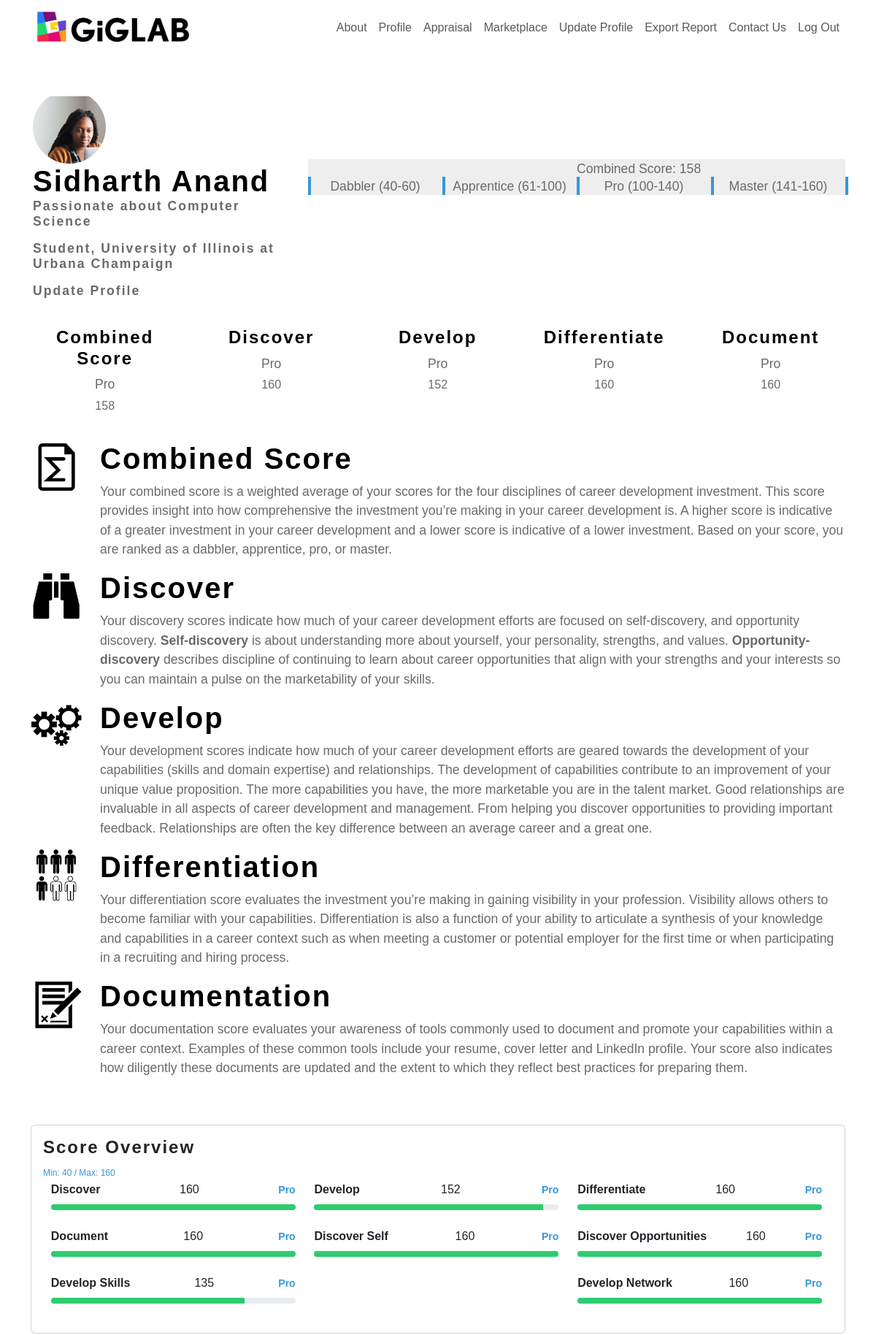
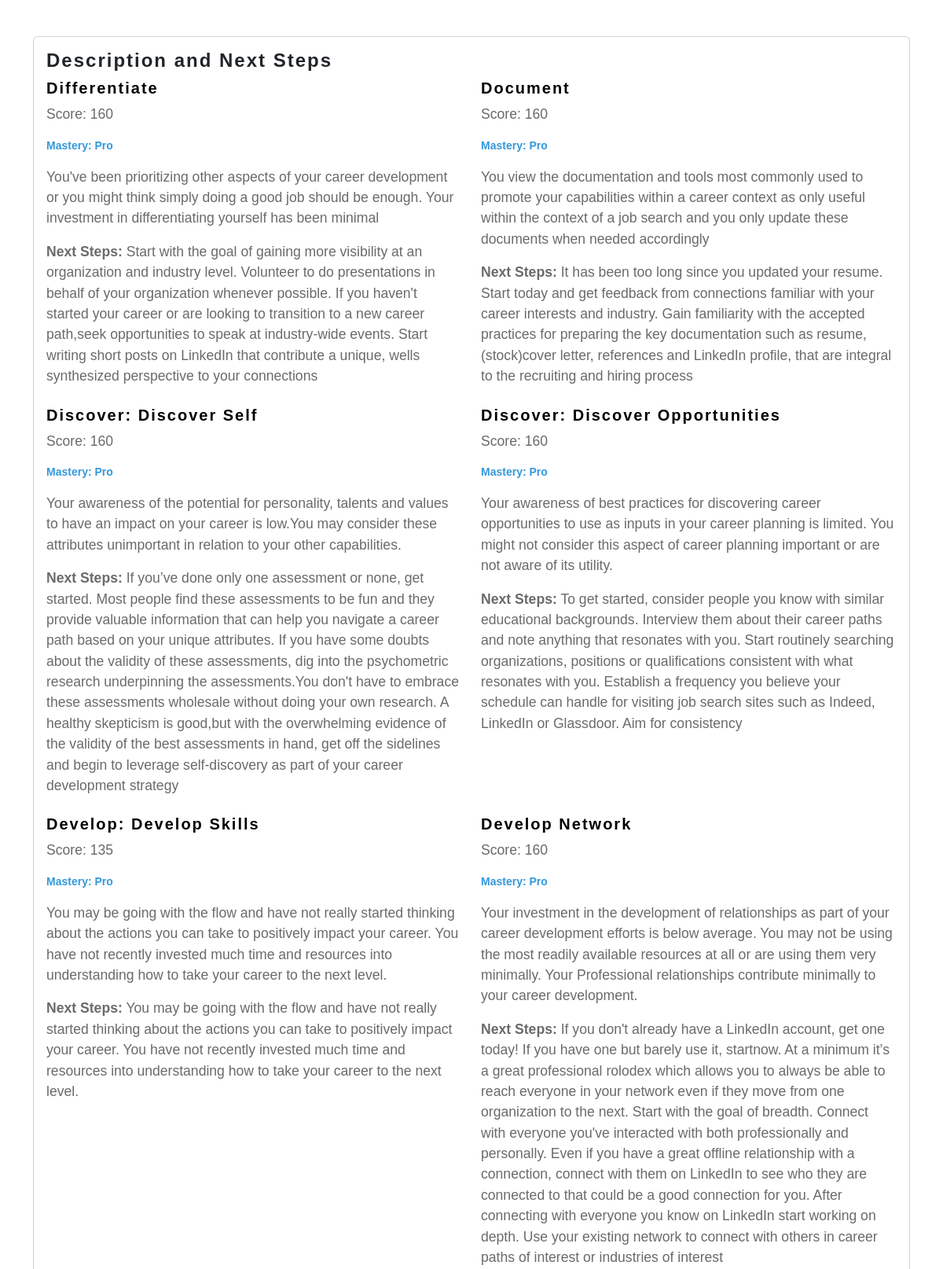
The app's page /profile (signed in, upper part) with its own data (2 pictures, top to bottom).
### main.py (models this page shows, shortened)
class User(db.Model):
    id = db.Column(db.Integer, primary_key=True)
    username = db.Column(db.String(50), unique=True)
    password = db.Column(db.String(50))
    response = db.Column(db.JSON)
    score = db.Column(db.JSON)
    profile_picture = db.Column(db.String(255))
    name = db.Column(db.String(50))
    description = db.Column(db.String(255))
    role = db.Column(db.String(50))
    affiliation = db.Column(db.String(50))

### main.py (the view)
@app.route('/profile')
@login_required
def profile():
    user = User.query.filter_by(username=session['username']).first()
    return render_template('profile.html', user=user, results=user.score)

### main.py (called while the page is built)
@app.teardown_appcontext
def teardown_appcontext(exception=None):
    db.session.remove()

def login_required(f):
    @wraps(f)
    def decorated_function(*args, **kwargs):
        if 'user_id' not in session:
            flash('You need to login first.', 'danger')
            return redirect(url_for('login'))
        return f(*args, **kwargs)
    return decorated_function

### templates/profile.html (shortened to what this page needs)
{% extends "base.html" %}
{% block content %}
{% if results['Combined Score'] %}
<head>
</head>
<body>
    <div id="report-content">
    <section>
    <div class="container mt-5">
        <div class="row equal-heigh">
            <div class="col-md-4">
                <div class="profile-picture">
                    <img id="profile-picture-preview" src="static/uploads/{{ user.profile_picture }}"
                        alt="Profile Picture">
                </div>
                <div class="profile-details">
                    <h1>{{ user.name }}
                    <p>{{ user.description }}</p>
                    <p>{{ user.role}}, {{ user.affiliation }}</p>
                    <p><a class="nav-link" href="{{ url_for('profile_update') }}">Update Profile</a></p></h1>
                </div>
            </div>
            <div class="col-md-8" style="margin-top: 5%;">
                <div class="progress-bar-info">
                    <div class="percentage-text" style="left: 50%;"><p>Combined Score: {{ results['Combined Score']['assessment score'] }}</p></div>
                </div>
                <div class="progress-bar-info2">
                    <div class="ticker" style="left: 0%;"></div>
                    <div class="ticker" style="left: 25%;"></div>
                    <div class="ticker" style="left: 50%;"></div>
                    <div class="ticker" style="left: 75%;"></div>
                    <div class="ticker" style="left: 100%;"></div>
                    <div class="label" style="left: 0%;"><p>Dabbler (40-60)</p></div>
                    <div class="label" style="left: 25%;"><p>Apprentice (61-100)</p></div>
                    <div class="label" style="left: 50%;"><p>Pro (100-140)</p></div>
                    <div class="label" style="left: 75%;"><p>Master (141-160)</p></div>
                </div>
            </div>
        </div>
        <div class="row score-row">
            {% for key, value in results.items() %}
                {% if key in ['Combined Score', 'Discover', 'Develop', 'Differentiate', 'Document'] %}
                    <div class="col-sm auto" style="padding-left: 1%;">
                        <div class="align-items-center text-center justify-content-between">
                            <h1>{{ key }}</strong></h1>
                            <p>{{ value['classification'] }}</p>
                        </div>
                        <div class="pie-container">
                            <p class="pie-number">{{ value['assessment score'] }}</p>
                        </div>
                    </div>
                {% endif %}
            {% endfor %}
        </div>
</div>
    </section>
    <section>
        <div class="container mt-5">
            <div class="row">
                <div class="col-md-1 auto">
                    <img src="static/images/combinedicon.png" alt="Combined" width="100%" height="auto">
                </div>
                <div class="col-lg augo">
                    <h1>Combined Score</h1>
                    <p>Your combined score is a weighted average of your scores for the four disciplines of career development investment. This score provides insight into how comprehensive the investment you’re making in your career development is. A higher score is indicative of a greater investment in your career development and a lower score is indicative of a lower investment. Based on your score, you are ranked as a dabbler, apprentice, pro, or master. </p>
                </div>
            </div>
            <div class="row">
                <div class="col-md-1 auto">
                    <img src="static/images/discovericon.png" alt="discover" width="100%" height="auto">
                </div>
                <div class="col-lg augo">
                    <h1>Discover</h1>
                    <p>Your discovery scores indicate how much of your career development efforts are focused on self-discovery, and opportunity discovery. <strong>Self-discovery</strong> is about understanding more about yourself, your personality, strengths, and values. <strong>Opportunity-discovery</strong> describes discipline of continuing to learn about career opportunities that align with your strengths and your interests so you can maintain a pulse on the marketability of your skills.</p>
                </div>
            </div>
            <div class="row">
                <div class="col-md-1 auto">
                    <img src="static/images/developicon.png" alt="develop" width="100%" height="auto">
                </div>
                <div class="col-lg augo">
                    <h1>Develop</h1>
                    <p>Your development scores indicate how much of your career development efforts are geared towards the development of your capabilities (skills and domain expertise) and relationships. The development of capabilities contribute to an improvement of your unique value proposition. The more capabilities you have, the more marketable you are in the talent market. Good relationships are invaluable in all aspects of career development and management. From helping you discover opportunities to providing important feedback. Relationships are often the key difference between an average career and a great one.</p>
                </div>
            </div>
            <div class="row">
                <div class="col-md-1 auto">
                    <img src="static/images/differentiationicon.png" alt="Combined" width="100%" height="auto">
                </div>
                <div class="col-lg augo">
                    <h1>Differentiation</h1>
                    <p>Your differentiation score evaluates the investment you’re making in gaining visibility in your profession. Visibility allows others to become familiar with your capabilities. Differentiation is also a function of your ability to articulate a synthesis of your knowledge and capabilities in a career context such as when meeting a customer or potential employer for the first time or when participating in a recruiting and hiring process. </p>
                </div>
            </div>
            <div class="row">
                <div class="col-md-1 auto">
                    <img src="static/images/documentationicon.png" alt="Combined" width="100%" height="auto">
                </div>
                <div class="col-lg augo">
                    <h1>Documentation</h1>
                    <p>Your documentation score evaluates your awareness of tools commonly used to document and promote your capabilities within a career context. Examples of these common tools include your resume, cover letter and LinkedIn profile. Your score also indicates how diligently these documents are updated and the extent to which they reflect best practices for preparing them.</p>
                </div>
            </div>
        </div>
    </section>
    <div class="container mt-5">
        <div class="row">
            <div class="col-md-12">
                <div class="card profile-card">
                    <div class="card-body">
                        <div>
                            <h4 class="card-title">Score Overview</h4>
                            <span class="category-min-max">Min: 40 / Max: 160</span>
                        </div>
                        <div class="d-flex flex-wrap justify-content-between">
                            {% for key, value in results.items() %}
                            {% if key not in ['Combined Score'] %}
                            <div class="col-md-4 mb-4" style="padding-left: 1%;">
                                <div class="d-flex align-items-center justify-content-between">
                                    <strong>{{ key }}</strong> {{ value['assessment score'] }}
                                    <span class="mastery">{{ value['classification'] }}</span>
                                </div>
                                <div class="progress mt-2">
                                    <div class="progress-bar" role="progressbar"
                                        style="width: {{ value['percentage'] }}%;"
                                        aria-valuenow="{{ value['percentage'] }}" aria-valuemin="0" aria-valuemax="100">
                                    </div>
                                </div>
                            </div>
                            {% endif %}
                            {% endfor %}
                        </div>
                    </div>
                </div>
            </div>
        </div>
        </div>
        <div class="container mt-5">
        <div class="row">
            <div class="col-md-12">
                <div class="card profile-card">
                    <div class="card-body">
                        <h4 class="card-title">Description and Next Steps</h4>
                        <div class="row">
                            {% for key, value in results.items() %}
                            {% if key not in ['Combined Score', 'Develop', 'Discover'] %}
                            <div class="col-md-6">
                                <div class="mb-4">
                                    {% if key in ['Discover Self', 'Discover Opportunities', 'Develop Skills', 'Develop
                                    Relationships'] %}
                                    <h5>{{key.split(' ')[0]}}: {{ key }}</h5>
                                    {% else %}
                                    <h5>{{ key }}</h5>
                                    {% endif %}
                                    <p>Score: {{ value['assessment score'] }}</p>
                                    <p class="mastery">Mastery: {{ value['classification'] }}</p>
                                    <p>{{ value['description'] }}</p>
                                    <p class="next-steps"><strong>Next Steps:</strong> {{ value['next steps'] }}</p>
                                </div>
                            </div>
                            {% endif %}
                            {% endfor %}
                        </div>
                    </div>
                </div>
            </div>
        </div>
    </div>
</div>
    {% else %}
        please take the survey first
    {% endif %}
</body>
{% endblock %}

### templates/base.html (shortened to what this page needs)
<!DOCTYPE html>
<html lang="en">
<head>
    <link href="https://cdn.jsdelivr.net/npm/bootstrap@5.3.0/dist/css/bootstrap.min.css" rel="stylesheet"
>
        <link rel="stylesheet" href="https://cdn.jsdelivr.net/gh/AngeloFaella/CircularProgressBar@1.0/circularProgressBar.css">
</head>
<body>
    <section>
        <nav class="navbar navbar-expand-lg navbar-light bg-white">
            <div class="container">
                <a class="navbar-brand" href="/">
                    <div class="d-flex align-items-center">
                        <img src="/static/images/logo.jpg" alt="GigLabs Logo" width="100%" height="50" class="me-2">
                    </div>
                </a>
                <div class="collapse navbar-collapse justify-content-end" id="navbarNav">
                    <ul class="navbar-nav">
                        {% if 'username' not in session %}
                        <li class="nav-item">
                            <a class="nav-link" href="/about">About</a>
                        </li>
                        <li class="nav-item">
                            <a class="nav-link" href="/#contact">Contact Us</a>
                        </li>
                        <li class="nav-item">
                            <a class="nav-link" href="/login">Log In</a>
                        </li>
                        <li class="nav-item">
                            <a class="nav-link" href="/signup">Sign Up</a>
                        </li>
                        {% else %}
                        <li class="nav-item">
                            <a class="nav-link" href="/about">About</a>
                        </li>
                        <li class="nav-item">
                            <a class="nav-link" href="/profile">Profile</a>
                        </li>
                        <li class="nav-item">
                            <a class="nav-link" href="/survey">Appraisal</a>
                        </li>
                        <li class="nav-item">
                            <a class="nav-link" href="/marketplace">Marketplace</a>
                        </li>
                        {% if request.endpoint == 'profile' %}
                        <li class="nav-item">
                            <a class="nav-link" href="/profile/update">Update Profile</a>
                        </li>
                        <li class="nav-item">
                            <a href="/profile" class="nav-link" id="download-button">Export Report</a></li>
                        {% endif %}
                        <li class="nav-item">
                            <a class="nav-link" href="/#contact">Contact Us</a>
                        </li>
                        <li class="nav-item">
                            <a class="nav-link" href="/logout">Log Out</a>
                        </li>
                        {% endif %}
                    </ul>
                </div>
            </div>
        </nav>
    </section>
<section>
        {% block content %}{% endblock %}
</section>
</body>
</html>

### templates/base.html (style rules this page uses)
* { font-family: 'Montserrat', sans-serif; }
h1, h2, h3, h4, h5, h6 { font-family: 'Montserrat', sans-serif; letter-spacing: 2px; color: #000000; }
p { font-family: 'Montserrat', sans-serif; color: #6a6a6a; font-size: 1.1rem; }
a { font-family: 'Montserrat', sans-serif; }

### templates/profile.html (style rules this page uses)
:root { --highlight-blue: #3498db; --highlight-green: #2ecc71; --line-color: #3498db; }
h1, h2, h3, h4, h5, h6 { font-family: 'barlow condensed', sans-serif; letter-spacing: 2px; font-weight: bold; }
#profile-picture-preview { max-width: 100px; height: 100px; border-radius: 50%; object-fit: cover; }
.progress { height: 8px; margin-top: 8px; }
.mastery { font-size: 14px; font-weight: bold; color: var(--highlight-blue); }
.next-steps { margin-top: 8px; }
.pie-container { position: relative; text-align: center; display: flex; align-items: center; justify-content: center; }
.pie-number { position: absolute; top: 50%; left: 50%; transform: translate(-50%, -50%); margin: 0; font-size: 16px; }
.col-md-4 { flex: 0 0 33.333333%; max-width: 33.333333%; padding-left: 15px; padding-right: 15px; }
.category-min-max { font-size: 12px; color: var(--highlight-blue); }
.progress-bar { background-color: var(--highlight-green); }
.score-row h1 { font-size: x-large; }
.score-row { margin-top:2%; }
.progress-bar-info2 { position: relative; max-width: 100%; height: 10%; background-color: #eee; overflow: fit; }
.progress-bar-info { margin-top:5%; position: relative; max-width: 100%; height: 10%; background-color: #eee; }
.ticker, .label { position: absolute; height: 100%; }
.ticker { width: 4px; background-color: #3498db; }
.label { text-align: center; width: 25%; }
.percentage-text { position: absolute; }

### records on screen
User: profile_picture (picture), name "Sidharth Anand", description "Passionate about Computer Science", role "Student", affiliation "University of Illinois at Urbana Champaign"

### other values on screen
{{ results['Combined Score']['assessment score'] }} "158"
{{ key }} "Combined Score" "Discover" "Develop" "Differentiate" "Document"
{{ value['classification'] }} "Pro" "Pro" "Pro" "Pro" "Pro"
{{ value['assessment score'] }} "158" "160" "152" "160" "160"
{{ key }} "Discover" "Develop" "Differentiate" "Document" "Discover Self" "Discover Opportunities" "Develop Skills" "Develop Network"
{{ value['assessment score'] }} "160" "152" "160" "160" "160" "160" "135" "160"
{{ value['classification'] }} "Pro" "Pro" "Pro" "Pro" "Pro" "Pro" "Pro" "Pro"
{{ key }} "Differentiate" "Document" "Develop Network"
{{ value['assessment score'] }} "160" "160" "160" "160" "135" "160"
{{ value['classification'] }} "Pro" "Pro" "Pro" "Pro" "Pro" "Pro"
{{ value['description'] }} "You've been prioritizing other aspects of your career development or you might think simply doing a good job should be enough. Your investment in differentiating yourself has been minimal" "Your awareness of the potential for personality, talents and values to have an impact on your career is low.You may consider these attributes unimportant in relation to your other capabilities."
{{ key.split(' ')[0] }} "Discover" "Discover" "Develop"
{{ key }} "Discover Self" "Discover Opportunities" "Develop Skills"
